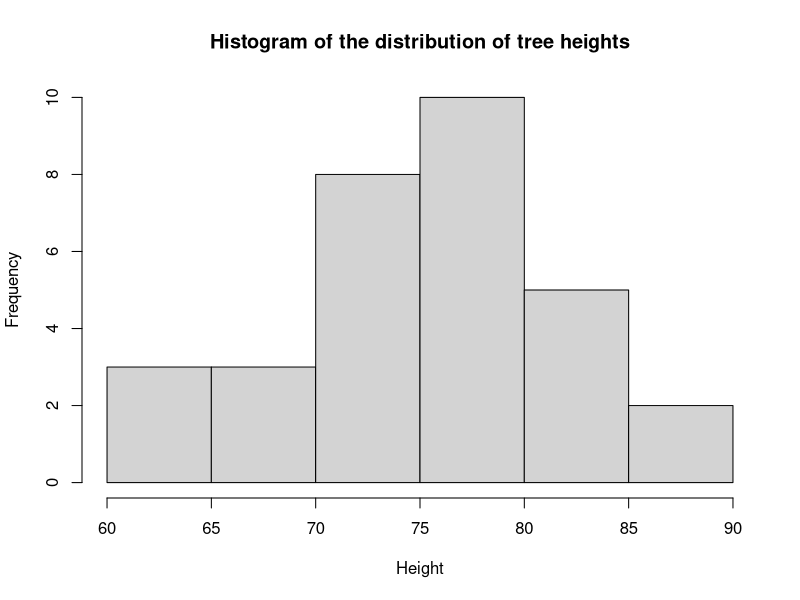

Write the R code that produced this figure.
# Task 1. Hypothesis testing for the mean value
# Load the built-in trees dataset, familiarize yourself with its structure. 
# Plot a histogram of the distribution of tree heights. 
# Test the hypothesis that the mean tree height is 78 feet at a significance level of 0.05.

# dataset trees
?trees
tr <- trees
View(tr)
str(tr)
write.csv(trees, file = 'trees_data.csv', row.names = FALSE)

# determination of the number of intervals according to Sturges' formula
k <- 1+3.332*log10(length(tr$Height)) 
hist(tr$Height, round(k), xlab = "Height", main = "Histogram of the distribution of tree heights")

# based on the histogram, one can assume that the height of trees has a normal distribution,
# therefore for testing the hypothesis, one can use the one-sample Student's t-test.

# function for calculating Student's t-statistic
t.test(tr$Height, m = 78)

# the function calculated the value of the Student's statistic (t = -1.7476), 
# the number of degrees of freedom, and the p-value. 
# Since the p-value = 0.09076 exceeds the specified significance level (0.05), 
# there are no grounds to reject the null hypothesis. 
# In addition, the function provides a 95% confidence interval in which the true mean may be located.